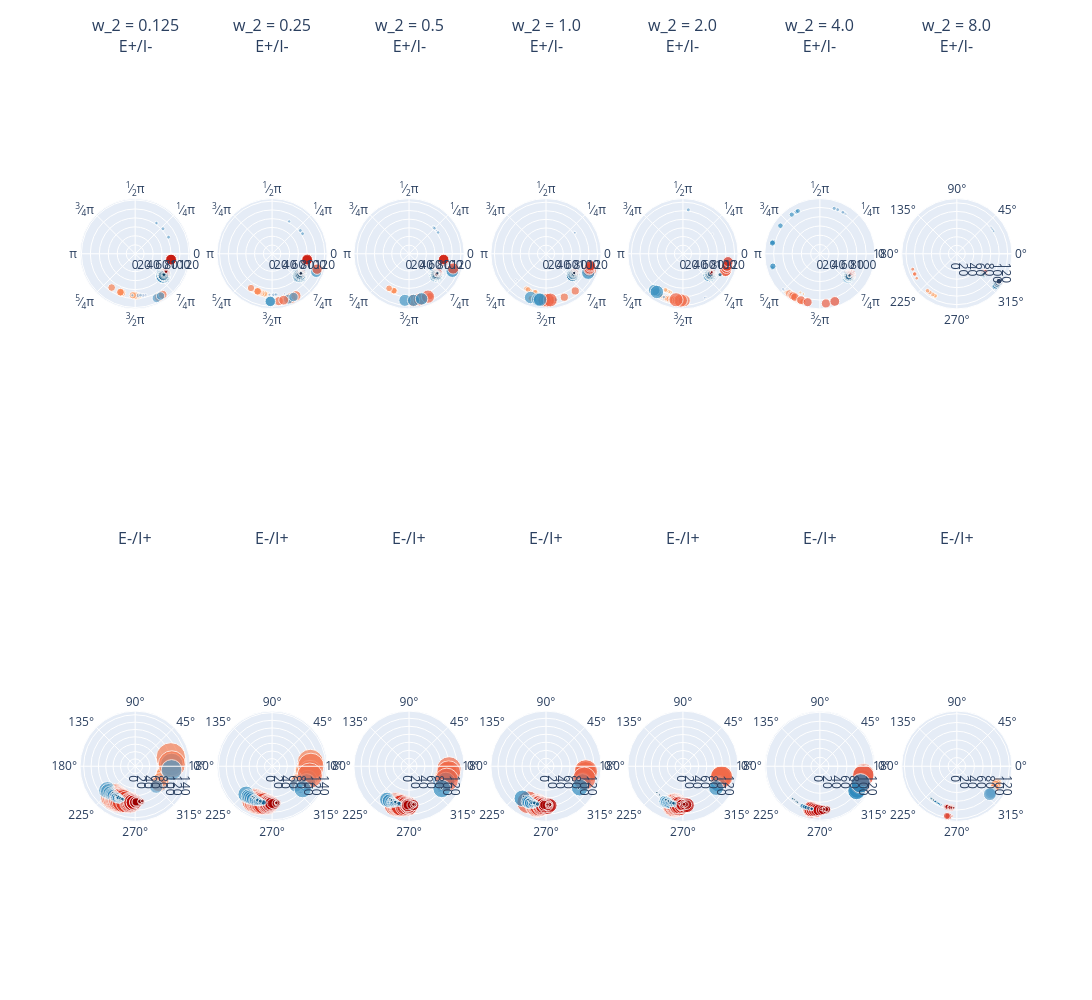

The code cell stored with this chart in its notebook:
### Code cell
plot1(results_peak, "peak_plot1.png")
plot2(results_peak, "peak_plot2.png")
